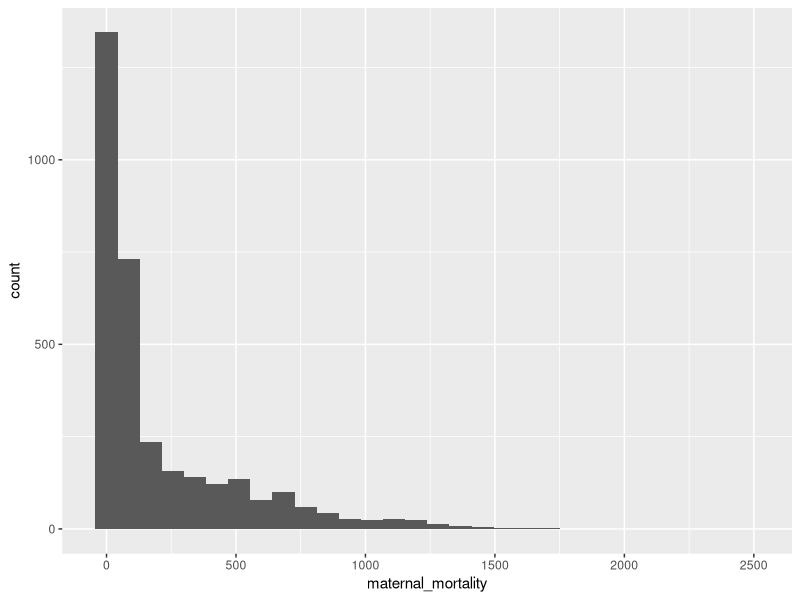
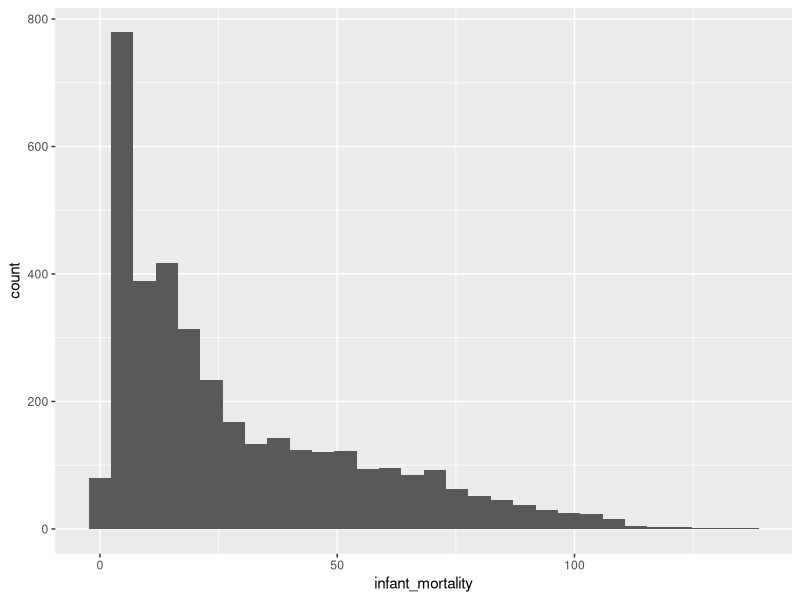
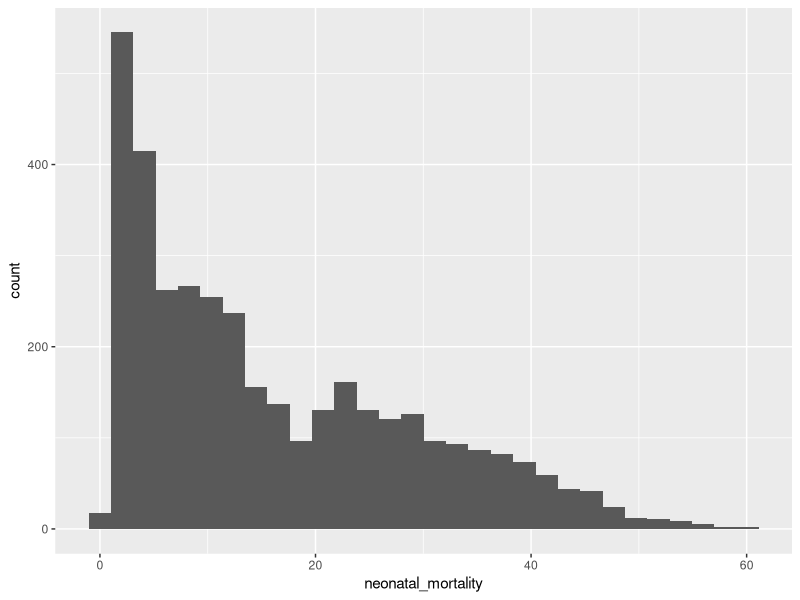
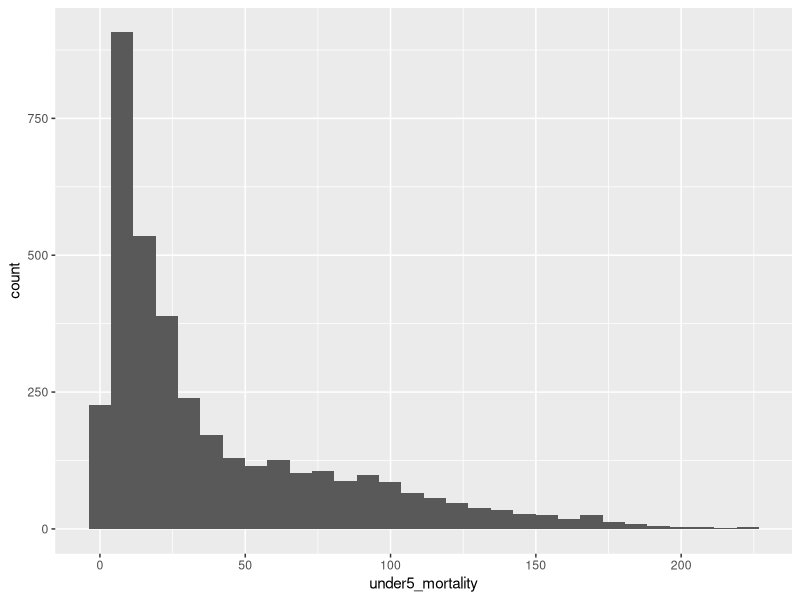
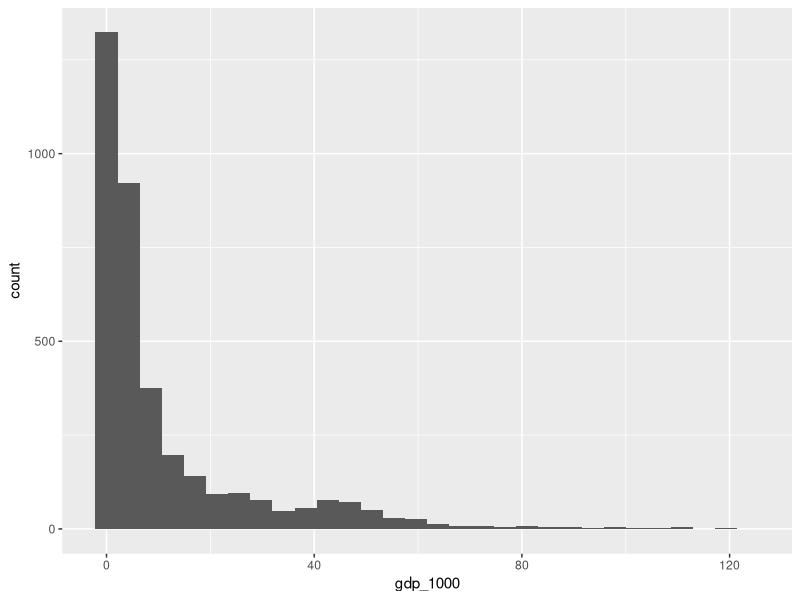
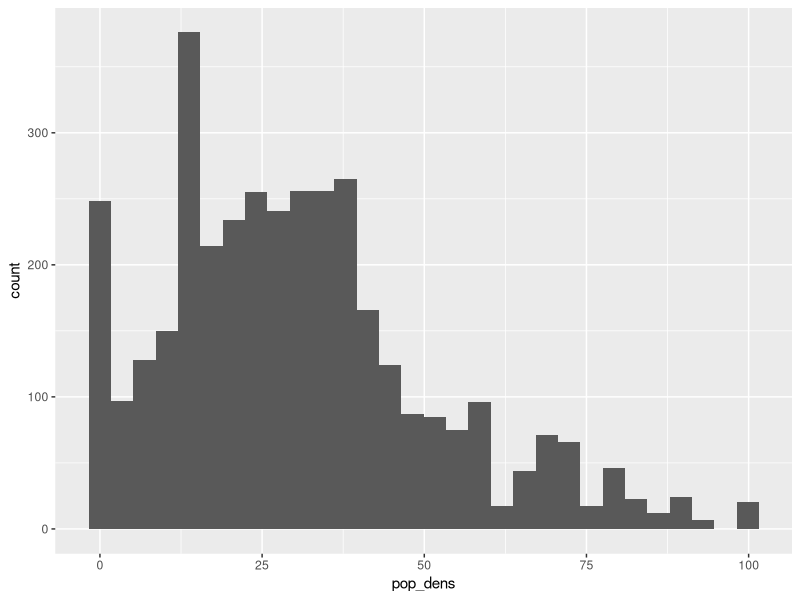
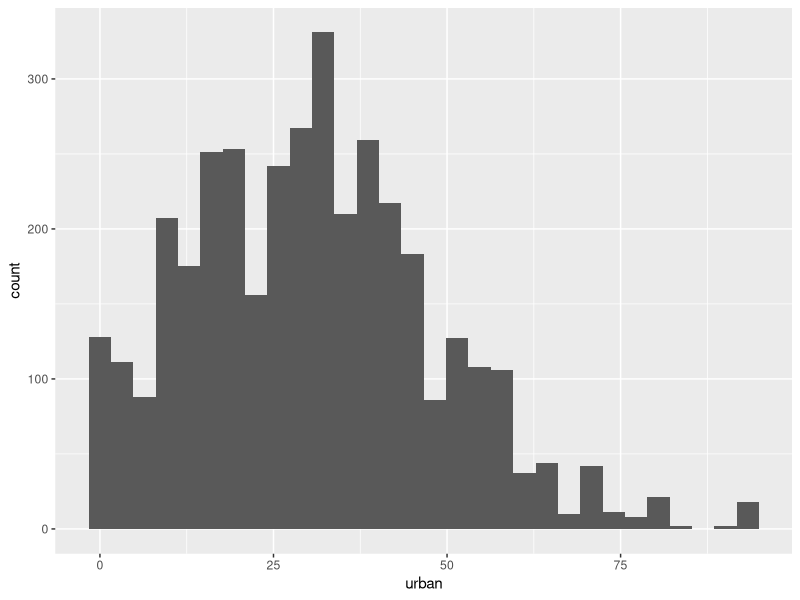
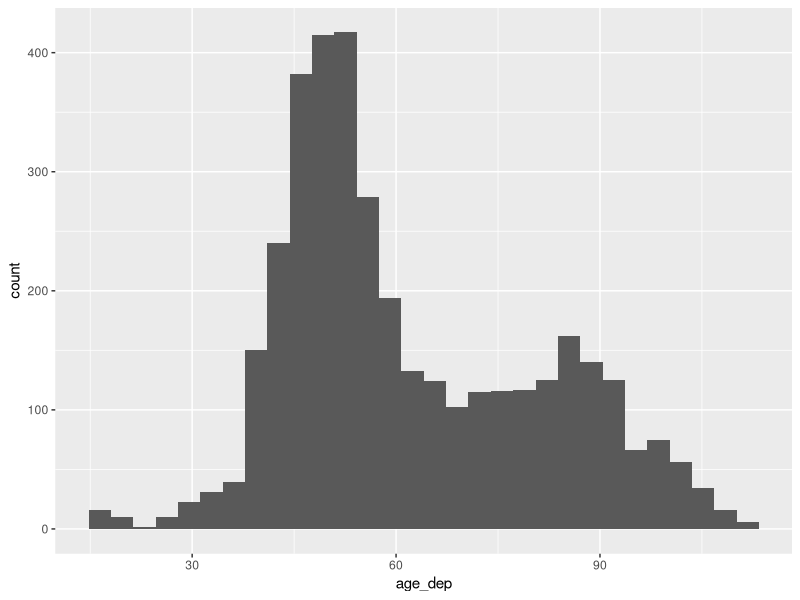

Generate these figures, in order, with R:
## ---- chunk 1
#| include: false
library(tidyverse)
df <- read_csv("../data/processed/final_data.csv")
## ---- chunk 2
df |> head()
df |> tail()
df |> slice_sample(n=5)
df |> glimpse()
## ---- chunk 3
summary(df$maternal_mortality)
## ---- chunk 4
ggplot(df, aes(x = maternal_mortality)) + geom_histogram()
## ---- chunk 5
summary(df$infant_mortality)
## ---- chunk 6
ggplot(df, aes(x = infant_mortality)) + geom_histogram()
## ---- chunk 7
summary(df$neonatal_mortality)
## ---- chunk 8
ggplot(df, aes(x = neonatal_mortality)) + geom_histogram()
## ---- chunk 9
summary(df$under5_mortality)
## ---- chunk 10
ggplot(df, aes(x = under5_mortality)) + geom_histogram()
## ---- chunk 11
summary(df$gdp_1000)
## ---- chunk 12
ggplot(df, aes(x = gdp_1000)) + geom_histogram()
## ---- chunk 13
summary(df$pop_dens)
## ---- chunk 14
ggplot(df, aes(x = pop_dens)) + geom_histogram()
## ---- chunk 15
summary(df$urban)
## ---- chunk 16
ggplot(df, aes(x = urban)) + geom_histogram()
## ---- chunk 17
summary(df$age_dep)
## ---- chunk 18
ggplot(df, aes(x = age_dep)) + geom_histogram()
## ---- chunk 19
summary(df$male_edu)
## ---- chunk 20
ggplot(df, aes(x = male_edu)) + geom_histogram()
## ---- chunk 21
summary(df$temp)
## ---- chunk 22
ggplot(df, aes(x = temp)) + geom_histogram()
## ---- chunk 23
summary(df$rainfall_1000)
## ---- chunk 24
ggplot(df, aes(x = rainfall_1000)) + geom_histogram()
## ---- chunk 25
df |> group_by(factor(drought)) |> summarise(counts = n(),
percent = counts / 3720*100)
## ---- chunk 26
ggplot(df, aes(x = drought)) + geom_bar()
## ---- chunk 27
df |> group_by(factor(earthquake)) |> summarise(counts = n(),
percent = counts / 3720*100)
## ---- chunk 28
ggplot(df, aes(x = earthquake)) + geom_bar()
## ---- chunk 29
df |> group_by(factor(armed_conflict)) |> summarise(counts = n(),
percent = counts / 3720*100)
## ---- chunk 30
ggplot(df, aes(x = armed_conflict)) + geom_bar()
## ---- chunk 31
df |> group_by(factor(oecd)) |> summarise(counts = n(),
percent = counts / 3720*100)
## ---- chunk 32
ggplot(df, aes(x = oecd)) + geom_bar()
